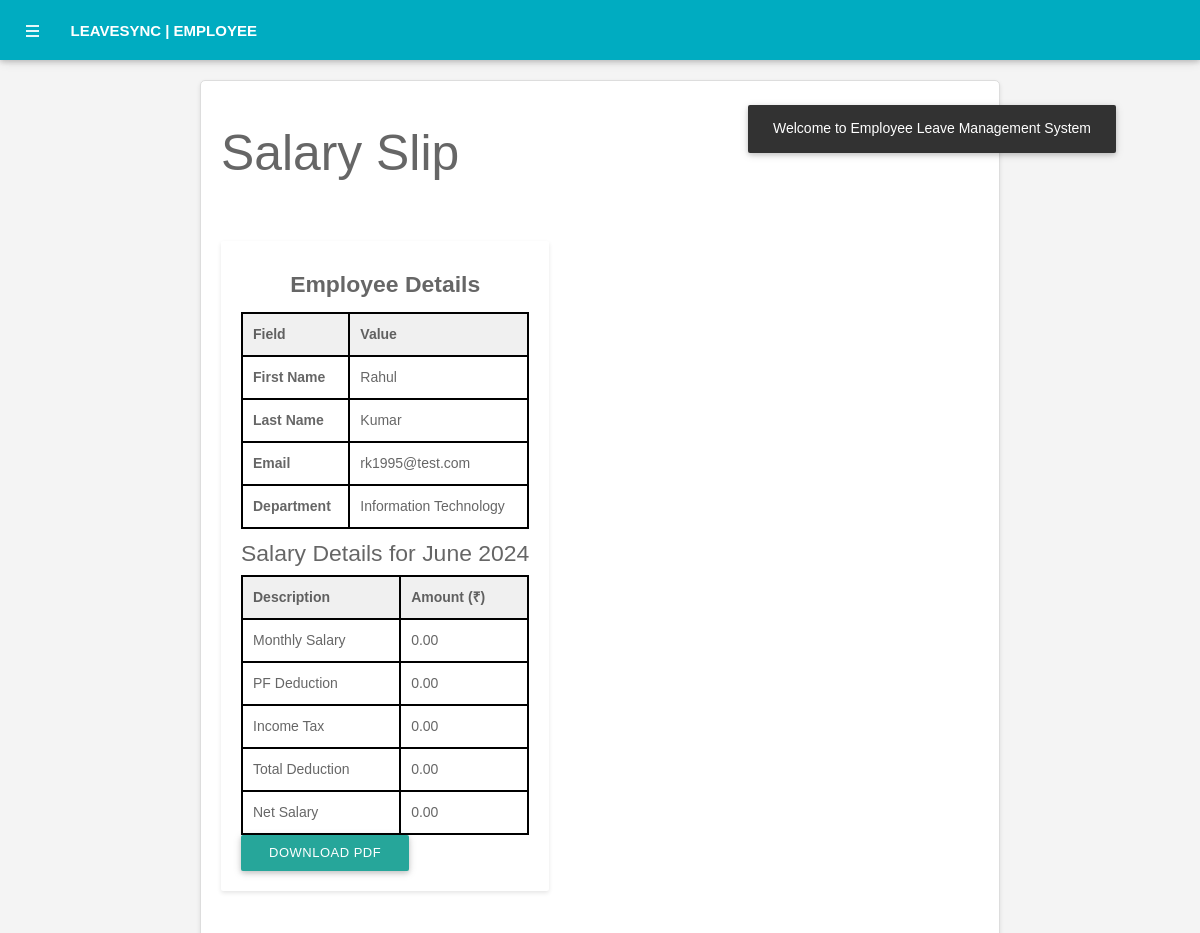
/salaryslip.php?id=1 (signed in), run on the app's committed database.
### tables this page shows
CREATE TABLE `tblemployees` (
  `id` int(11) NOT NULL,
  `EmpId` varchar(100) NOT NULL,
  `FirstName` varchar(150) DEFAULT NULL,
  `LastName` varchar(150) DEFAULT NULL,
  `EmailId` varchar(200) DEFAULT NULL,
  `Password` varchar(180) DEFAULT NULL,
  `Gender` varchar(100) DEFAULT NULL,
  `Dob` varchar(100) DEFAULT NULL,
  `Department` varchar(255) DEFAULT NULL,
  `Address` varchar(255) DEFAULT NULL,
  `City` varchar(200) DEFAULT NULL,
  `Country` varchar(150) DEFAULT NULL,
  `Phonenumber` char(11) DEFAULT NULL,
  `salary` varchar(11) NOT NULL,
  `Status` int(1) DEFAULT NULL,
  `RegDate` timestamp NULL DEFAULT current_timestamp()
);

### salaryslip.php (the view, shortened to what this page needs)
<?php
include('includes/config.php');
if (strlen($_SESSION['emplogin']) == 0) {
    header('location:index.php');
} else {
?>
<!DOCTYPE html>
<html lang="en">
<head>
    <link type="text/css" rel="stylesheet" href="assets/plugins/materialize/css/materialize.min.css" />
    <link href="assets/plugins/metrojs/MetroJs.min.css" rel="stylesheet">
    <link href="assets/plugins/weather-icons-master/css/weather-icons.min.css" rel="stylesheet">
    <link href="assets/css/alpha.min.css" rel="stylesheet" type="text/css" />
    <link href="assets/css/custom.css" rel="stylesheet" type="text/css" />
</head>
<body>
    <?php include('includes/header.php'); ?>
    <main class="container py-2">
        <div class="row">
            <div class="col">
                <div class="text-center">
                    <h2 class="fw-bold">Salary Slip</h2>
                </div>
            </div>
        </div>
        <div class="row">
            <div class="col">
                <div class="card border border-2 border-dark">
                    <div class="card-body">
                        <?php
                        if (isset($_GET['id'])) {
                            $id = $_GET['id'];
                            $sql = "SELECT * FROM tblemployees WHERE id = :id";
                            $query = $dbh->prepare($sql);
                            $query->bindParam(':id', $id, PDO::PARAM_STR);
                            $query->execute();
                            $result = $query->fetch(PDO::FETCH_ASSOC);
                            if ($result) {
                        ?>
                        <div style="max-width: 600px; margin: 0 auto;">
                            <h5 style="font-weight: bold; margin-bottom: 15px; text-align: center;">Employee
                                Details</h5>
                            <div class="table-responsive">
                                <table style="width: 100%; border-collapse: collapse; border: 2px solid #000;">
                                    <tbody>
                                        <tr>
                                            <th style="border: 2px solid #000; background-color: #f0f0f0; padding: 10px;">
                                                Field</th>
                                            <th style="border: 2px solid #000; background-color: #f0f0f0; padding: 10px;">
                                                Value</th>
                                        </tr>
                                        <tr>
                                            <td style="border: 2px solid #000; padding: 10px; font-weight: bold;">First
                                                Name</td>
                                            <td style="border: 2px solid #000; padding: 10px;"><?php echo $result['FirstName']; ?></td>
                                        </tr>
                                        <tr>
                                            <td style="border: 2px solid #000; padding: 10px; font-weight: bold;">Last
                                                Name</td>
                                            <td style="border: 2px solid #000; padding: 10px;"><?php echo $result['LastName']; ?></td>
                                        </tr>
                                        <tr>
                                            <td style="border: 2px solid #000; padding: 10px; font-weight: bold;">Email</td>
                                            <td style="border: 2px solid #000; padding: 10px;"><?php echo $result['EmailId']; ?></td>
                                        </tr>
                                        <tr>
                                            <td style="border: 2px solid #000; padding: 10px; font-weight: bold;">Department</td>
                                            <td style="border: 2px solid #000; padding: 10px;"><?php echo $result['Department']; ?></td>
                                        </tr>
                                    </tbody>
                                </table>
                            </div>
                        </div>
                        <?php
                        $lpa = $result['salary'];
                        $salary = $lpa / 12;
                        $pf = $salary * 0.12;
                        $incomeTax = $salary * 0.10;
                        $currentMonth = date('F');
                        $currentYear = date('Y');
                        ?>
                        <div style="max-width: 600px; margin: 0 auto;">
                            <h5 class="fw-bold mb-3 text-center">Salary Details for <?php echo $currentMonth; ?>
                                <?php echo $currentYear; ?></h5>
                            <div class="table-responsive">
                                <table style="width: 100%; border-collapse: collapse; border: 2px solid #000;">
                                    <tbody>
                                        <tr>
                                            <th style="border: 2px solid #000; background-color: #f0f0f0; padding: 10px;">
                                                Description</th>
                                            <th style="border: 2px solid #000; background-color: #f0f0f0; padding: 10px;">
                                                Amount (₹)</th>
                                        </tr>
                                        <tr>
                                            <td style="border: 2px solid #000; padding: 10px;" class="fw-bold">Monthly
                                                Salary</td>
                                            <td style="border: 2px solid #000; padding: 10px;"><?php echo number_format($salary, 2); ?></td>
                                        </tr>
                                        <tr>
                                            <td style="border: 2px solid #000; padding: 10px;" class="fw-bold">PF
                                                Deduction</td>
                                            <td style="border: 2px solid #000; padding: 10px;"><?php echo number_format($pf, 2); ?></td>
                                        </tr>
                                        <tr>
                                            <td style="border: 2px solid #000; padding: 10px;" class="fw-bold">Income
                                                Tax</td>
                                            <td style="border: 2px solid #000; padding: 10px;"><?php echo number_format($incomeTax, 2); ?></td>
                                        </tr>
                                        <tr>
                                            <td style="border: 2px solid #000; padding: 10px;" class="fw-bold">Total
                                                Deduction</td>
                                            <td style="border: 2px solid #000; padding: 10px;"><?php echo number_format($pf + $incomeTax, 2); ?></td>
                                        </tr>
                                        <tr>
                                            <td style="border: 2px solid #000; padding: 10px;" class="fw-bold">Net
                                                Salary</td>
                                            <td style="border: 2px solid #000; padding: 10px;"><?php echo number_format($salary - $pf - $incomeTax, 2); ?></td>
                                        </tr>
                                    </tbody>
                                </table>
                            </div>
                        </div>
                        <?php
                        } else {
                            echo "<p class='text-center'>No employee details found.</p>";
                        }
                    } else {
                        echo "<p class='text-center'>Invalid employee ID.</p>";
                    }
                    ?>
                  <div class="text-center hide-on-print">
    <a class="btn btn-primary" download onclick="showDownloadMessage(); printDocument();  hidePageTitleOnPrint();">
        Download PDF
    </a>
</div>
                    </div>
                </div>
            </div>
        </div>
    </main>
</body>
</html>
<?php } ?>

### salaryslip.php (style rules this page uses)
body { font-family: Arial, sans-serif; background-color: #f4f4f4; }
.container { max-width: 800px; margin: 20px auto; padding: 20px; background-color: #fff; border: 1px solid #ddd; border-radius: 5px; box-shadow: 0 2px 4px rgba(0, 0, 0, 0.1); }
.card { margin-top: 20px; box-shadow: 0 2px 4px rgba(0, 0, 0, 0.1); }
.card-body { padding: 20px; }

### data on the page
tblemployees: FirstName "Rahul", LastName "Kumar", EmailId "rk1995@test.com", Department "Information Technology", salary "0.00", $pf + $incomeTax "0.00", $salary-$pf-$incomeTax "0.00"
